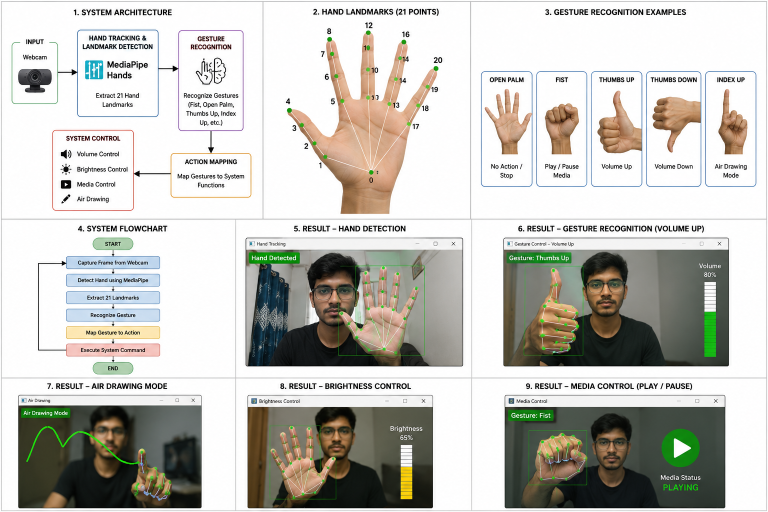
#> input picture assets/image.png, 1536 x 1024 px (shown at 1/2 size)
$ python -i canvas.py   (imports and definitions only)
#> lines starting #> are read from the running program, lines starting #| are printed output that depends on the picture
import cv2
import numpy as np
from typing import Tuple, Optional


class DrawingCanvas:
    """
    A production-quality digital canvas for virtual drawing.

    Handles drawing logic, erasing, and sophisticated blending (overlaying)
    the drawing onto a live camera feed.
    """

    def __init__(self, width: int = 1280, height: int = 720):
        """
        Initialize the Drawing Canvas.

        Args:
            width (int): Width of the canvas.
            height (int): Height of the canvas.
        """
        self.width = width
        self.height = height

        # Initialize canvas as a black image (3 channels)
        self.canvas = np.zeros((self.height, self.width, 3), dtype=np.uint8)

        # Default settings
        self.color = (255, 0, 255)  # Default: Magenta (BGR)
        self.brush_size = 5
        self.eraser_size = 50

        # State tracking for continuous lines
        self.prev_point: Optional[Tuple[int, int]] = None

    # [12 lines left out: functions clear, set_color, not called in this run]

    def set_brush_size(self, size: int):
        """Set the thickness of the drawing line."""
        self.brush_size = size

    def reset_previous(self):
        """Reset the previous point. Call this when the hand is lifted or lost."""
        self.prev_point = None

    # [31 lines left out: functions draw, erase, not called in this run]

    def overlay(self, frame: np.ndarray) -> np.ndarray:
        """
        Blend the drawing canvas with the provided camera frame.
        Uses masking to ensure the drawing is opaque and vibrant.

        Args:
            frame (np.ndarray): The camera frame (BGR).

        Returns:
            np.ndarray: The combined output image.
        """
        # Ensure frame size matches canvas size
        if frame.shape[:2] != self.canvas.shape[:2]:
            frame = cv2.resize(frame, (self.width, self.height))

        # 1. Convert canvas to grayscale
        gray_canvas = cv2.cvtColor(self.canvas, cv2.COLOR_BGR2GRAY)

        # 2. Create a binary mask of the drawing (where it's not black)
        _, mask = cv2.threshold(gray_canvas, 1, 255, cv2.THRESH_BINARY)

        # 3. Invert the mask
        mask_inv = cv2.bitwise_not(mask)

        # 4. Use the inverse mask to punch a 'hole' in the original frame
        # where the drawing will go
        img_bg = cv2.bitwise_and(frame, frame, mask=mask_inv)

        # 5. Use the mask to extract only the drawing from the canvas
        img_fg = cv2.bitwise_and(self.canvas, self.canvas, mask=mask)

        # 6. Add the two images
        result = cv2.add(img_bg, img_fg)

        return result

    # [4 lines left out: function save, not called in this run]


# [37 lines not run here, left out]

>>> import cv2
>>> picture = cv2.imread('../assets/image.png')
#> picture is the input picture: shape (1024, 1536, 3); mean B, G, R 188.1, 194.2, 195.1
>>> result = DrawingCanvas().overlay(picture)
#> in overlay, `frame = cv2.resize(frame, (self.width, self.height))`:
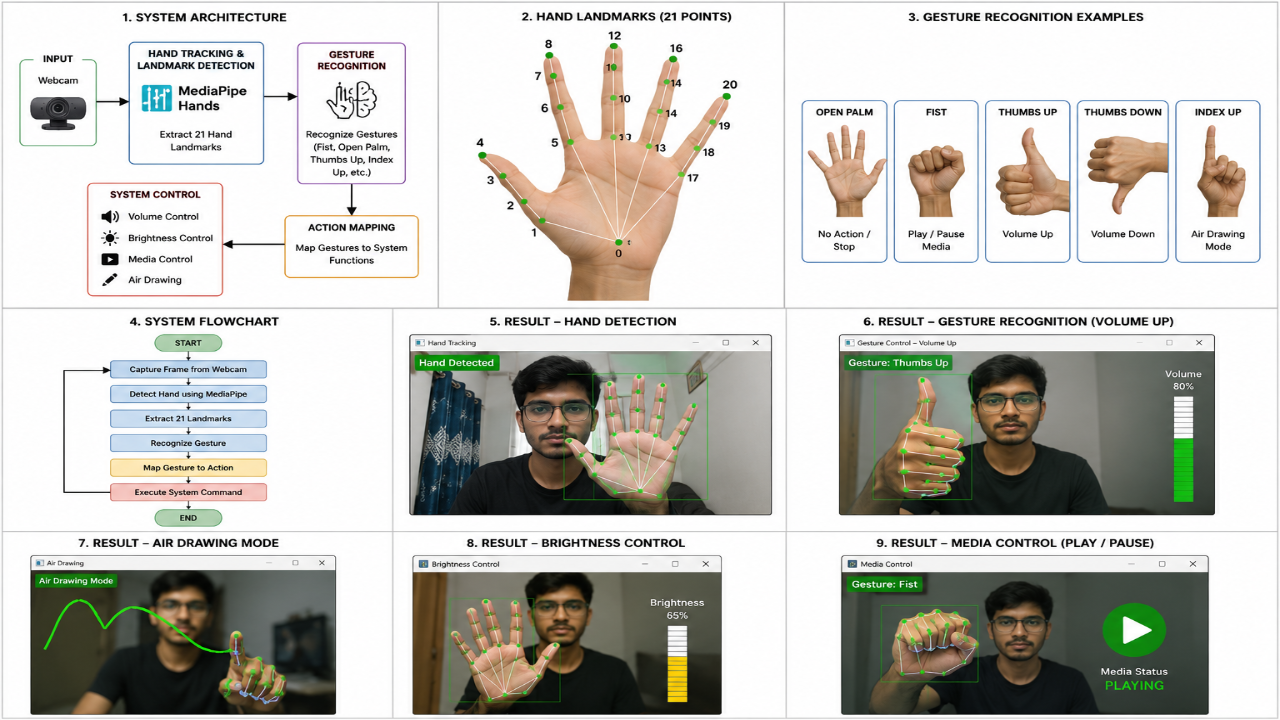
#> frame: shape (720, 1280, 3); mean of channels 0, 1, 2 188, 194.2, 195.1; drawn as B, G, R
